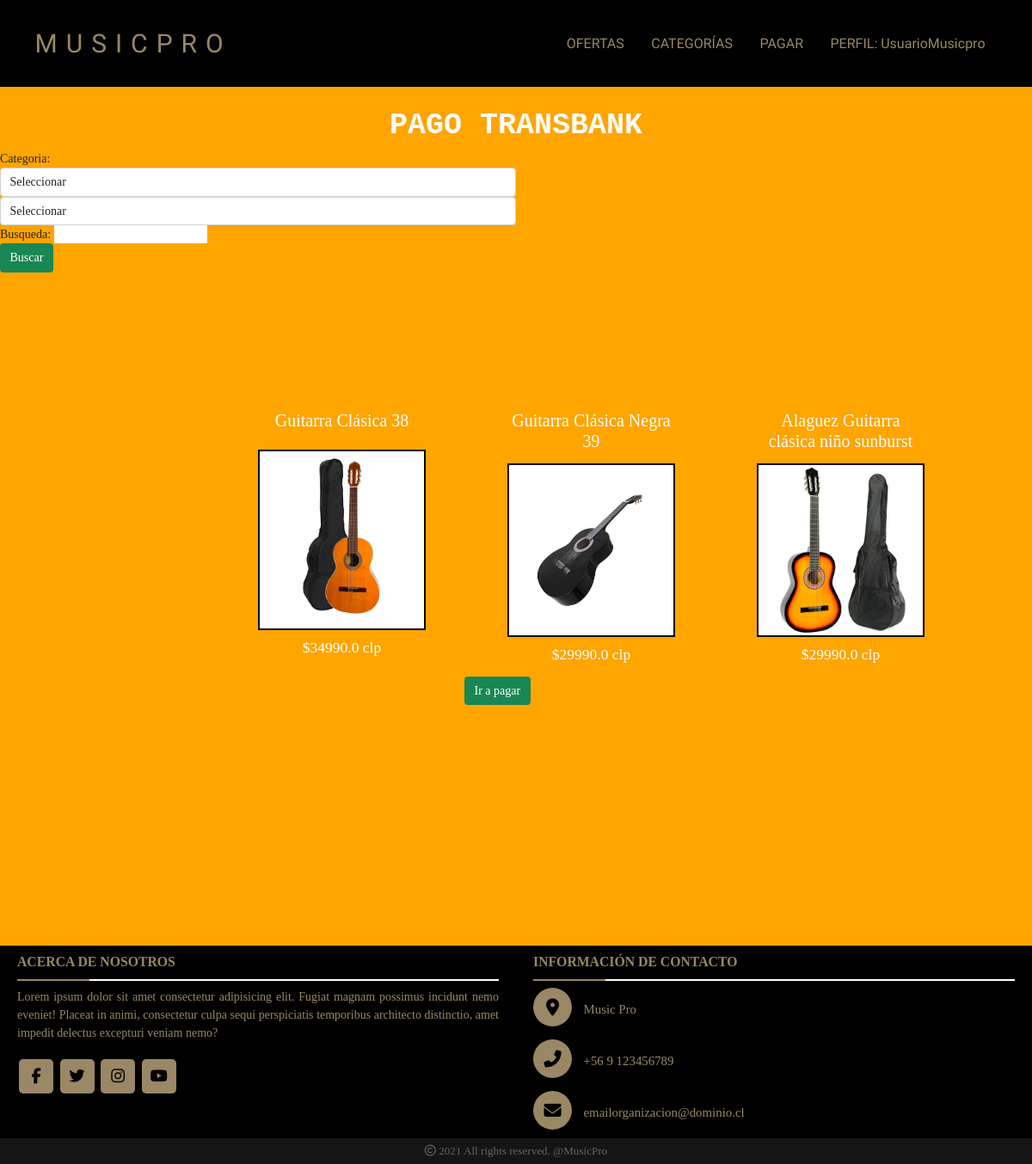
The page /Pagar/ on the database its author committed.
### TiendaMPRO/models.py (models this page shows, shortened)
class Producto(models.Model):
    nom_prod = models.CharField(validators=[MinLengthValidator(3)], max_length=40,verbose_name="Nombre de Producto")
    tipo_prod = models.ForeignKey(TipoProducto, on_delete=models.CASCADE)
    descripcion = models.TextField(max_length=1500,null=True,blank=True)
    precio = models.FloatField(default=0.0)
    imagen = models.ImageField(upload_to="images/producto",null=True,blank=True)

### TiendaMPRO/views.py (the view)
# urls.py: url(r'^Pagar/$', views.Pagar, name="Pagar"),
@csrf_exempt
def Pagar(request):
    print(request.GET)
    queryset=request.GET.get("busqueda")
    q_categoria=request.GET.get("cbocategoria")
    print(queryset)
    print(q_categoria)
    categ=Categoria.objects.all()
    subcateg=SubCategoria.objects.none()
    total=25000
    if queryset:
        producto=Producto.objects.filter(
        Q(nom_prod__icontains=queryset)
        )
    else:
        producto =Producto.objects.all()
        print(subcateg)
    data={}
    try:
        action=request.POST['action']
        if action ==  'display_subcateg':
            data=[]
            for i in SubCategoria.objects.filter(id=request.POST['id']):
                data.append(i.toJSON())
            print(data)
        else:
            data['error']='Ha ocurrido un error'
    except Exception as e:
        data['error']=str(e)
    print('Total: ',total)
    currentUrl=request.build_absolute_uri()
    url_sep=currentUrl.rsplit(sep="/" ,maxsplit=2)
    retorno=url_sep[0] + '/CommitPago/'
    print('Url A Retornar: ',retorno)
    orden_compra=random.randint(10000000,99999999)
    session_id=random.randint(10000000,99999999)
    response=tr.Transaction.create(orden_compra,session_id,total,retorno)
    context={'producto':producto,'response':response,'categ':categ,'subcateg':subcateg}
    return render(request,'TiendaMPRO/Pagar.html',context)

### TiendaMPRO/templates/TiendaMPRO/Pagar.html (shortened to what this page needs)
{% extends 'TiendaMPRO/base.html' %}
{% load static %}
{% block contenido %}
<div class="pago-content">
    <h1>PAGO TRANSBANK </h1>
    <div class="form-group col-md-6">
        <form action="" method="get" id="form">
            <div class="form-field">
                <label for="cbocategoria">Categoria:</label>
                <select class="form-control" name="cbocategoria" id="cbocategoria">
                    <option value="">Seleccionar</option>
                </select>
            </div>
            <div class="form-field">
                <select class="form-control" name="cbosubcateg" id="cbosubcateg">
                    <option value="">Seleccionar</option>
                </select>
            </div>
            <div class="form-field">
                <label for="busqueda">Busqueda:</label>
                <input type="search" name="busqueda" id="">
            </div>
            <button class="btn btn-success" type="submit">Buscar</button>
        </form>
    </div>
    <section class="padre-producto">
        {% for pr in producto %}
        <article class="producto-box">
            <h4>{{pr.nom_prod}}</h4>
            <img src="{{ pr.imagen.url }}" alt="">
            <h5>${{pr.precio}} clp</h5>
        </article>
        {% endfor %}
    </section>
    <form method="post" action={{response.url}}>
        <input class="btn btn-success btn-pagar" type="submit" value="Ir a pagar" />
    </form>
</div>
{% endblock %}

### TiendaMPRO/static/css/estilos.css (style rules this page uses)
body { font-family: Georgia, Times, serif !important; color: #000000; font-size: 1.4rem; line-height: 1.6em; margin: 0; background: #0f0f0f !important; }
h1 { font-size: 2rem; line-height: 1.3em; color: white; }
.pago-content,.commit-pago-content { margin-top: 100px; background-color:orange; height: 1000px; }
.pago-content>h1,.commit-pago-content>h1 { padding-top: 25px; font-weight: bold; text-align: center; font-family: monospace; color: white; }
.btn-pagar { display: grid; margin-left:45%; }
.padre-producto { margin-top: 160px; margin-left: 300px; grid-template-columns: repeat(3, 250px); display: grid; column-gap: 40px; }
.producto-box { width: 195px; height: 310px; color: rgb(19, 9, 9); display: grid; }
.producto-box>img { height: 100%; width: 100%; border: 2px solid black; clear: both; }
.producto-box>h4,.producto-box>h5 { text-align: center; color: white; }
.producto-box>h4 { font-size: 20px; }
.producto-box>h5 { margin-top: 10px; }
:root { --background-dark: #2d3548; --text-light: rgba(255,255,255,0.6); --text-lighter: rgba(255,255,255,0.9); --spacing-s: 8px; --spacing-m: 16px; --spacing-l: 24px; --spacing-xl: 32px; --spacing-xxl: 64px; --width-container: 1200px; }
* { border: 0; margin: 0; padding: 0; box-sizing: border-box; }
html { height: 100%; font-family: 'Montserrat', sans-serif; font-size: 14px; }
body { height: 100%; }

### TiendaMPRO/static/css/estilos_base.css (style rules this page uses)
h1 { font-size: 40px; margin-bottom:20px; }

### rows shown on the page
Producto: nom_prod "Guitarra Clásica 38", imagen (picture), precio "34990.0"
Producto: nom_prod "Guitarra Clásica Negra 39", imagen (picture), precio "29990.0"
Producto: nom_prod "Alaguez Guitarra clásica niño sunburst", imagen (picture), precio "29990.0"
